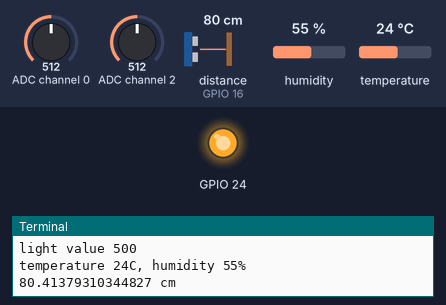
Recording of a program running on a simulated Raspberry Pi (BCM pin numbers) with a Grove Base HAT. Parts: output pins drawn as LEDs (lit = HIGH), the last lines printed to the terminal. Inputs (shaded band) come from the test bench; at power-on: ADC channel 2 = 512, ADC channel 0 = 512, distance to the obstacle (sensor on GPIO 16) 80 cm, humidity 55 %, temperature 24 °C (analog values on the 0–1023 scale). The clock reads 2024-03-15 10:24:30 at power-on unless the program sets it; files the program writes start out absent; web requests get an empty 200 reply after 0.4 s.

Above: at 1.2 s.
1.3 s: ADC channel 2 set to 317
3.6 s: ADC channel 2 set to 292
At 5.4 s:
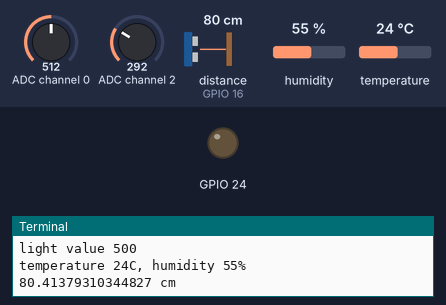
6.4 s: ADC channel 2 set to 310
At 7.4 s:
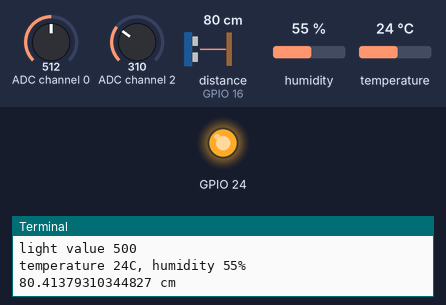
8.7 s: ADC channel 2 set to 306
At 10.5 s:
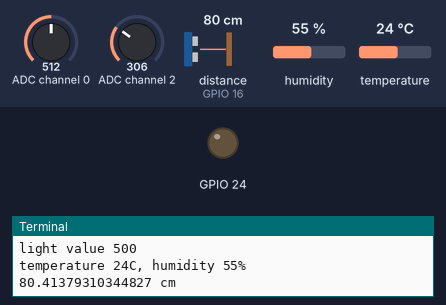
Timing chart, 0 to 12.0 s (numbered marks = the images above; inputs shaded):
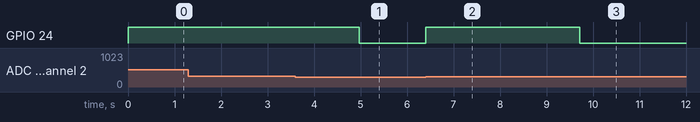

Measured:
- the behaviour switches between 308 and 307 on ADC channel 2 (found by bisection; images 0 and 1)
- after the input at 3.6 s, GPIO 24: HIGH → LOW after 1.4 s
- after the input at 6.4 s, GPIO 24: LOW → HIGH at once
- after the input at 8.7 s, GPIO 24: HIGH → LOW after 1.0 s

The program:

Final.py
```python
import time
from grove.grove_light_sensor_v1_2 import GroveLightSensor
import requests
import json
from seeed_dht import DHT
from grove.grove_ultrasonic_ranger import GroveUltrasonicRanger
import RPi.GPIO as GPIO
from grove.grove_moisture_sensor import GroveMoistureSensor

def log_to_file(filename, data):
    with open(filename, 'a') as file:
        file.write(f"{time.strftime('%Y-%m-%d %H:%M:%S')} {data}\n")

def main():

	# connect to alalog pin 2(slot A2)
	PIN = 2
	GPIO.setmode(GPIO.BCM)
	GPIO.setup(24,GPIO.OUT)
	sensor = GroveMoistureSensor(PIN)
	print('Detecting moisture...')

	# Grove - Light Sensor connected to port A0
	sensor1 = GroveLightSensor(0)

	# Grove - Temperature&Humidity Sensor connected to port D5
	sensor2 = DHT('11', 5)

	# Grove - Ultrasonic Ranger connected to port D16
	sensor3 = GroveUltrasonicRanger(16)

	while True:
		m = sensor.moisture

		if 0 <= m and m < 300:
			result = 'Dry'
			GPIO.output(24,False)

		else:
			result = 'Wet'
			GPIO.output(24, True)
			print('Moisture value: {0}, {1}'.format(m, result))

			light = sensor1.light
			print('light value {}'.format(light))
			humi, temp = sensor2.read()
			print('temperature {}C, humidity {}%'.format(temp, humi))
			distance = sensor3.get_distance()
			print('{} cm'.format(distance))
			time.sleep(1)
			headers={"Content-Type":"application/json"}
			data=json.dumps({"temperature":temp,"humidity":humi,"illuminance":light,"distance":distance})

			log_to_file("raspiData.json", data)

			url ="http://thingsboard.cloud/api/v1/9P7NpFIgXHpxfucsdFlv/telemetry"
			try:
				response=requests.post(url, headers=headers, data=data)
				response.raise_for_status()
			except requests.exceptions.RequestException as e:
				print(f"error:{e}")
if __name__ == '__main__':
	main()
```
